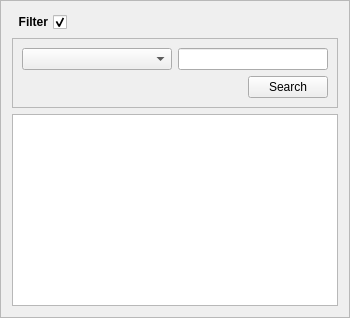
         <widget class="QFrame" name="frame_4">
          <property name="minimumSize">
           <size>
            <width>350</width>
            <height>0</height>
           </size>
          </property>
          <property name="maximumSize">
           <size>
            <width>350</width>
            <height>16777215</height>
           </size>
          </property>
          <property name="frameShape">
           <enum>QFrame::StyledPanel</enum>
          </property>
          <property name="frameShadow">
           <enum>QFrame::Raised</enum>
          </property>
          <layout class="QVBoxLayout" name="verticalLayout_18">
           <item>
            <layout class="QHBoxLayout" name="horizontalLayout_24">
             <item>
              <widget class="QCheckBox" name="cbxHostsFilterVisible">
               <property name="font">
                <font>
                 <weight>75</weight>
                 <bold>true</bold>
                </font>
               </property>
               <property name="layoutDirection">
                <enum>Qt::RightToLeft</enum>
               </property>
               <property name="text">
                <string>Filter</string>
               </property>
               <property name="checked">
                <bool>true</bool>
               </property>
              </widget>
             </item>
             <item>
              <spacer name="horizontalSpacer_15">
               <property name="orientation">
                <enum>Qt::Horizontal</enum>
               </property>
               <property name="sizeHint" stdset="0">
                <size>
                 <width>40</width>
                 <height>20</height>
                </size>
               </property>
              </spacer>
             </item>
            </layout>
           </item>
           <item>
            <widget class="QFrame" name="frameHostsFilter">
             <property name="frameShape">
              <enum>QFrame::StyledPanel</enum>
             </property>
             <property name="frameShadow">
              <enum>QFrame::Raised</enum>
             </property>
             <layout class="QVBoxLayout" name="verticalLayout_17">
              <item>
               <layout class="QHBoxLayout" name="horizontalLayout_31">
                <item>
                 <widget class="QComboBox" name="cmbHostFilterField">
                  <property name="minimumSize">
                   <size>
                    <width>150</width>
                    <height>0</height>
                   </size>
                  </property>
                  <property name="maximumSize">
                   <size>
                    <width>150</width>
                    <height>16777215</height>
                   </size>
                  </property>
                  <item>
                   <property name="text">
                    <string/>
                   </property>
                  </item>
                  <item>
                   <property name="text">
                    <string>IP Address</string>
                   </property>
                  </item>
                  <item>
                   <property name="text">
                    <string>Host Name</string>
                   </property>
                  </item>
                  <item>
                   <property name="text">
                    <string>Port</string>
                   </property>
                  </item>
                  <item>
                   <property name="text">
                    <string>Domain</string>
                   </property>
                  </item>
                 </widget>
                </item>
                <item>
                 <widget class="QLineEdit" name="txtHostFilterValue"/>
                </item>
               </layout>
              </item>
              <item>
               <layout class="QHBoxLayout" name="horizontalLayout_33">
                <item>
                 <spacer name="horizontalSpacer_16">
                  <property name="orientation">
                   <enum>Qt::Horizontal</enum>
                  </property>
                  <property name="sizeHint" stdset="0">
                   <size>
                    <width>40</width>
                    <height>20</height>
                   </size>
                  </property>
                 </spacer>
                </item>
                <item>
                 <widget class="QPushButton" name="btnSearchHosts">
                  <property name="text">
                   <string>Search</string>
                  </property>
                 </widget>
                </item>
               </layout>
              </item>
             </layout>
            </widget>
           </item>
           <item>
            <widget class="QTreeView" name="tvHosts">
             <property name="minimumSize">
              <size>
               <width>0</width>
               <height>0</height>
              </size>
             </property>
             <property name="maximumSize">
              <size>
               <width>16777215</width>
               <height>16777215</height>
              </size>
             </property>
            </widget>
           </item>
          </layout>
         </widget>
